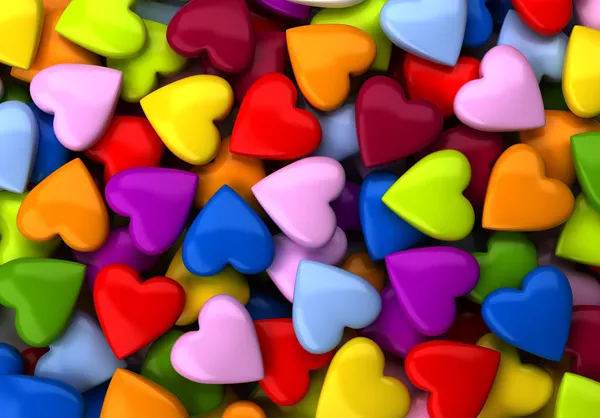
#> input picture 03 - Semestre (AI_IoB, IoT)/Aula 05 - Detecção de Faces/imagens/imagens/hearts.jpg, 600 x 418 px, found by its file name
$ jupyter execute 'Introdução_ao_OpenCV.ipynb'
#> lines starting #> are read from the running program, lines starting #| are printed output that depends on the picture
##**Classificação de imagens com OpenCV**

**OpenCV** (Open Source Computer Vision Library), originalmente, desenvolvida pela Intel, em 2000, é uma biblioteca multiplataforma, totalmente livre ao uso acadêmico e comercial, para o desenvolvimento de aplicativos na área de Visão computacional.

Documentação:

https://opencv.org/

[cell 1]
# Importando a biblioteca OpenCV:
import cv2

# Importando o numpy (Numerical Python) para trabalhar com arrays
import numpy as np

# Importando o pacote pyplot do matplotlib:
from matplotlib import pyplot as plt

[cell 2]
# Verificando a versão do Opencv:
print ("OpenCV Versão : %s " % cv2.__version__)

[cell 3]
# Carregando a imagem de exemplo:
# O método .imread permite a importação e conversão de arquivos de imagem
image = cv2.imread('hearts.jpg')
#> image is the input picture: shape (418, 600, 3); mean B, G, R 75.1, 94.3, 144.4

[cell 4]
# Verifique a variável "image" criada:
image

[cell 5]
# Verifique o tipo de dado da variável "image"
type(image)

[cell 6]
# Verifique as dimensões dessa variável
image.shape
#> Out = (418, 600, 3)

[cell 7]
# Mostrando a imagem:
plt.imshow(image)

[cell 8]
# Invertendo canais BGR (por padrão, o Opencv usa a sequência BGR - Blue/Green/Red) para RGB:
imageRGB = cv2.cvtColor(image, cv2.COLOR_BGR2RGB)
plt.imshow(imageRGB)
# plt.axis('off')
plt.show()

[cell 9]
# Mostrando a imagem sem os eixos:
plt.imshow(imageRGB,interpolation="none")
plt.axis('off')
plt.show()

[cell 10]
type(image)

Importante:

- A imagem colorida possui três dimensões: as linhas e as colunas da matriz, bem como os canais RGB da imagem.

- Uma imagem colorida tipicamente possui três canais: R (Red - vermelho) G (Green - verde) B (Blue - azul).

[cell 11]
image

Na matriz "image" que criamos a partir da imagem, podemos observar as dimensões:

A matriz acima é a representação da imagem de forma numérica, cada elemento representa cada pixel da imagem.

Vamos analisar separando os canais de cores de um pixel específico.

[cell 12]
dimensoes = imageRGB.shape
#> dimensoes = (418, 600, 3)
dimensoes
#> Out = (418, 600, 3)

[cell 13]
linhas = image.shape[0]
#> linhas = 418
colunas = image.shape[1]
#> colunas = 600
canais_rgb = image.shape[2]
#> canais_rgb = 3

[cell 14]
print(f'Dimensões da imagem: {dimensoes}')
#| Dimensões da imagem: (418, 600, 3)
print(f'Qtde de linhas: {linhas}')
#| Qtde de linhas: 418
print(f'Qtde de colunas: {colunas}')
#| Qtde de colunas: 600
print(f'Número de camadas de cores (canais RGB): {canais_rgb}')
#| Número de camadas de cores (canais RGB): 3

[cell 15]
cores = image[100, 0]
#> cores = [10, 46, 19]
cores2 = imageRGB[100, 0]
#> cores2 = [19, 46, 10]

[cell 16]
print(cores, cores2)
#| [10 46 19] [19 46 10]

**Imagem em tons de cinza**

Em muitos casos trabalhamos com imagens na escala de cinza (GRAY SCALE)

Logo, neste caso, a imagem possui apenas 1 canal de cor.

[cell 17]
# Carregando a imagem na versão escala de cinza (grayscale) de um arquivo:
image_cinza = cv2.imread('hearts.jpg', cv2.IMREAD_GRAYSCALE)
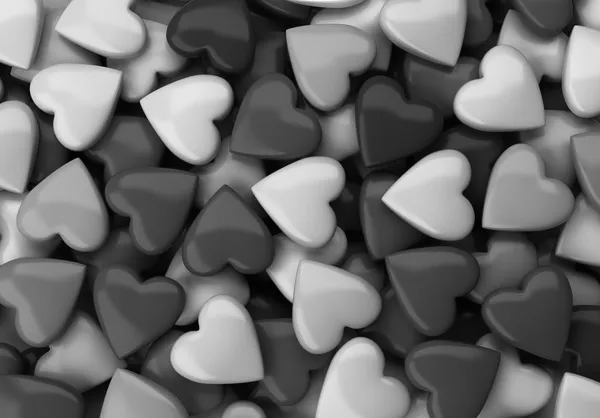
#> image_cinza: shape (418, 600); min 0, max 250, mean 107.1

[cell 18]
plt.imshow(image_cinza, cmap='gray')
# plt.axis('off')
plt.show()

[cell 19]
image_cinza.shape
#> Out = (418, 600)

*Alterando o tamanho de uma imagem*

O redimensionamento da imagem pode ser feito na OpenCV através do comando:

cv2.resize ( imagem, tamanho, interpolação )

https://www.tutorialkart.com/opencv/python/opencv-python-resize-image/#gsc.tab=0

O tamanho é dado por uma tupla (W,H), onde W é a largura (número de colunas) e H é a altura (número de linhas)

Quanto mais pixels estiverem concentrados num espaço, maior vai ser a qualidade e nitidez dessa imagem.

Os softwares de edição de imagem criam ou reduzem pixels na imagem a partir dos pixels existentes.

O processo de “criação” chama-se interpolação.

[cell 20]
imagem = cv2.imread("NATUREZA_1.png")
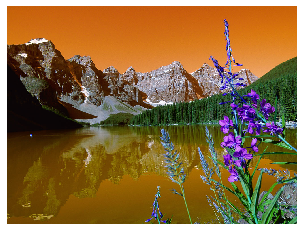
#> input picture 03 - Semestre (AI_IoB, IoT)/Aula 05 - Detecção de Faces/imagens/imagens/NATUREZA_1.png, 304 x 231 px, found by its file name
#> imagem is the input picture: shape (231, 304, 3); mean B, G, R 63.1, 107.8, 139.2

[cell 21]
plt.imshow(imagem)
# plt.axis('off')
plt.show()

[cell 22]
imagem.shape
#> Out = (231, 304, 3)

[cell 23]
imagem2 = cv2.resize(imagem, (600, 400))
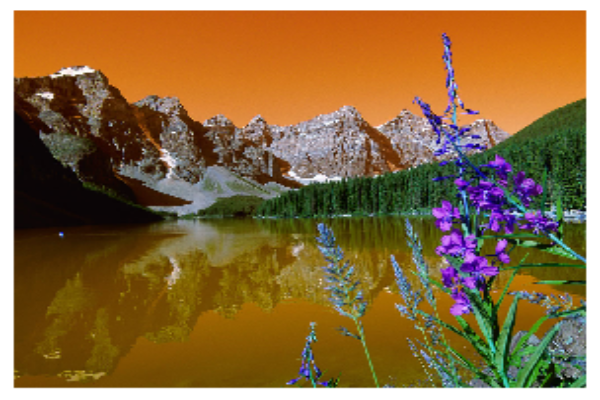
#> imagem2: shape (400, 600, 3); mean B, G, R 63.1, 107.8, 139.1

[cell 24]
imagem2.shape

[cell 25]
plt.imshow(imagem2)
plt.axis('off')
plt.show()

## Exercício:

- Faça o download de imagens de sua preferência e teste os métodos apresentados (importe as imagens, inverta os canais RGB, verifique as dimensões, redimensione, converta em escala de cinza).

- Acesse o link e teste os parâmetros de interpolação do método .resize, usando como base o arquivo "img3x3.png".

[cell 26]
# Escreva aqui a sua solução:

[cell 27]
# Carregando imagem e colocando na váriavel image_ex
image_ex = cv2.imread('img3x3.png')
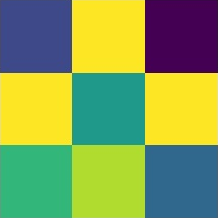
#> input picture 03 - Semestre (AI_IoB, IoT)/Aula 05 - Detecção de Faces/imagens/imagens/img3x3.png, 218 x 218 px, found by its file name
#> image_ex is the input picture: shape (218, 218, 3); mean B, G, R 86.5, 157.8, 132.5

[cell 28]
# Mostrando a imagem sem a conversão RGB
plt.imshow(image_ex)
plt.axis('off')

[cell 29]
# Exibindo a imagem com a conversão RGB
imageRGB_ex = cv2.cvtColor(image_ex, cv2.COLOR_BGR2RGB)
plt.imshow(imageRGB_ex)
plt.axis('off')
plt.show()

[cell 30]
# Verificando dimensão
dimencao = imageRGB_ex.shape
dimencao

[cell 31]
# Extraindo e exibindo informações sobre as dimensões e canais de cores da imagem
linha = image_ex.shape[0]
coluna = image_ex.shape[1]
canal_rgb = image_ex.shape[2]

print(f'Dimensões da imagem: {dimencao}')
#| Dimensões da imagem: (218, 218, 3)
print(f'Qtde de linhas: {linha}')
#| Qtde de linhas: 218
print(f'Qtde de colunas: {coluna}')
#| Qtde de colunas: 218
print(f'Número de camadas de cores (canais RGB): {canal_rgb}')
#| Número de camadas de cores (canais RGB): 3

[cell 32]
# Acessando os valores de cor de um pixel específico nas duas imagens separadamente.
cor1 = image_ex[100, 0]
#> cor1 = [103, 225, 239]
cor2 = imageRGB_ex[100, 0]
#> cor2 = [239, 225, 103]

print(cor1, cor2)
#| [103 225 239] [239 225 103]

[cell 33]
# Redimencionando imagem
img = cv2.resize(imageRGB_ex, (1080, 800))
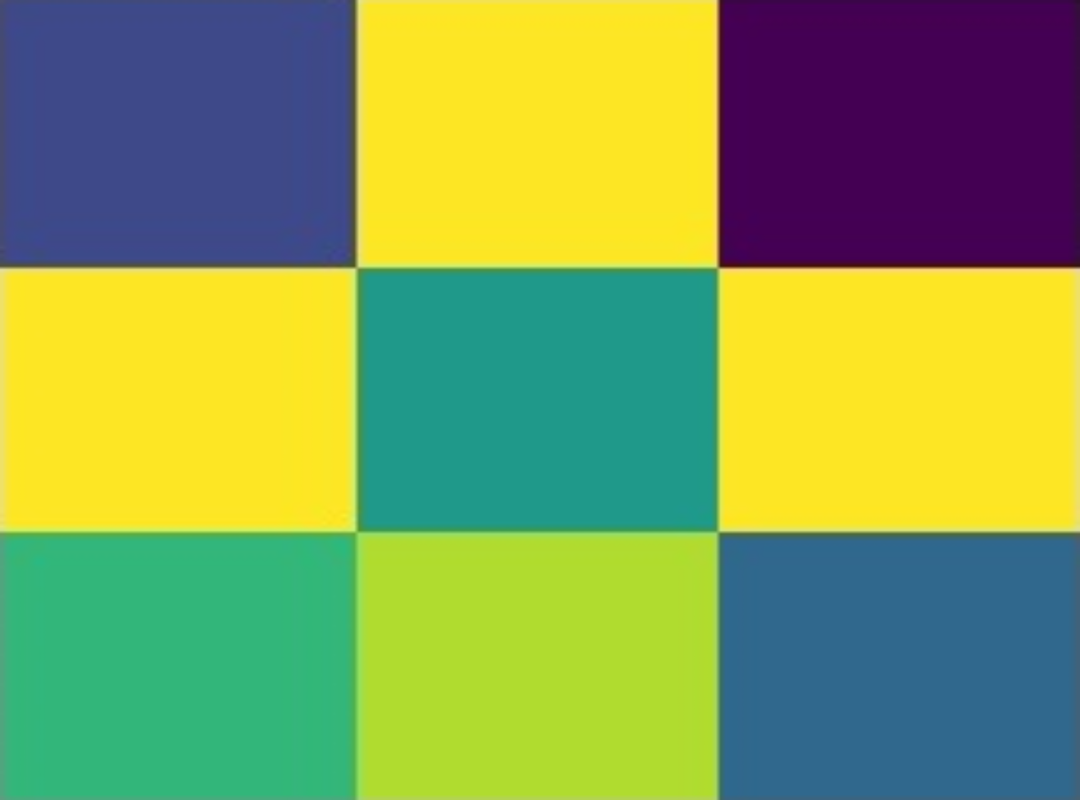
#> img: shape (800, 1080, 3); mean R, G, B 132.5, 157.7, 86.5

plt.imshow(img)
plt.axis('off')
plt.show()

[cell 34]
# Convertendo em escala de Cinza
img_cinza = cv2.imread('img3x3.png', cv2.IMREAD_GRAYSCALE)
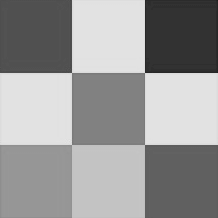
#> img_cinza: shape (218, 218); min 28, max 232, mean 152.5

plt.imshow(img_cinza, cmap='gray')
plt.axis('off')
plt.show()
